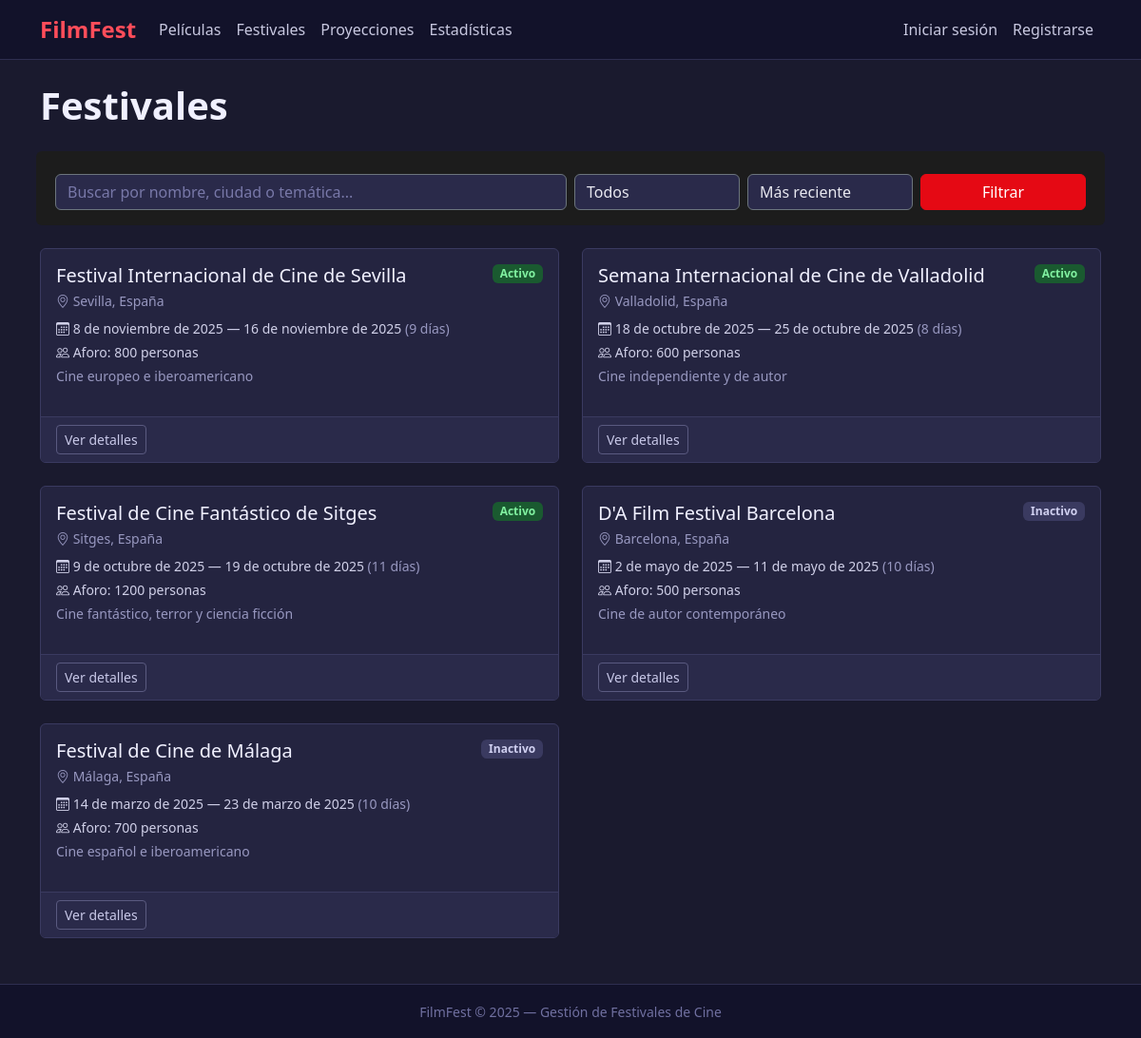
Page /festivales/ on the committed database.
### festival/models.py (models this page shows, shortened)
class Festival(models.Model):
    nombre = models.CharField(
        max_length=200,
        verbose_name='Nombre del festival'
    )
    ciudad = models.CharField(
        max_length=100,
        verbose_name='Ciudad'
    )
    pais = models.CharField(
        max_length=100,
        default='España',
        verbose_name='País'
    )
    fecha_inicio = models.DateField(
        verbose_name='Fecha de inicio'
    )
    fecha_fin = models.DateField(
        verbose_name='Fecha de fin'
    )
    tematica = models.CharField(
        max_length=200,
        verbose_name='Temática'
    )
    aforo_maximo = models.PositiveIntegerField(
        verbose_name='Aforo máximo'
    )
    descripcion = models.TextField(
        blank=True,
        verbose_name='Descripción'
    )
    activo = models.BooleanField(
        default=True,
        verbose_name='Activo'
    )
    creado_por = models.ForeignKey(
        User,
        on_delete=models.SET_NULL,
        null=True,
        related_name='festivales'
    )
    class Meta:
        verbose_name = 'Festival'
        verbose_name_plural = 'Festivales'
        ordering = ['-fecha_inicio']
    @property
    def duracion_dias(self):
        return (self.fecha_fin - self.fecha_inicio).days + 1

### festival/views.py (the view)
# urls.py: path('festivales/', views.lista_festivales, name='lista_festivales'),
def lista_festivales(request):
    festivales = Festival.objects.all()
    q = request.GET.get('q', '')
    activo = request.GET.get('activo', '')
    if q:
        festivales = festivales.filter(
            Q(nombre__icontains=q) | Q(ciudad__icontains=q) | Q(tematica__icontains=q)
        )
    if activo == '1':
        festivales = festivales.filter(activo=True)
    elif activo == '0':
        festivales = festivales.filter(activo=False)
    orden = request.GET.get('orden', '-fecha_inicio')
    festivales = festivales.order_by(orden)
    paginator = Paginator(festivales, 8)
    page_obj = paginator.get_page(request.GET.get('page'))
    return render(request, 'festival/festival_list.html', {
        'page_obj': page_obj,
        'q': q,
        'activo': activo,
    })

### festival/templates/festival/festival_list.html (shortened to what this page needs)
{% extends 'base.html' %}
{% block content %}
<div class="d-flex justify-content-between align-items-center mb-4">
    <h1 class="fw-bold">Festivales</h1>
</div>
<form method="get" class="row g-2 mb-4 p-3 rounded" style="background:#1c1c1c;">
    <div class="col-md-6">
        <input type="text" name="q" value="{{ q }}"
               class="form-control border-secondary"
               style="background:#fff; color:#222;"
               placeholder="Buscar por nombre, ciudad o temática...">
    </div>
    <div class="col-md-2">
        <select name="activo" class="form-select border-secondary" style="background:#fff; color:#222;">
            <option value="">Todos</option>
        </select>
    </div>
    <div class="col-md-2">
        <select name="orden" class="form-select border-secondary" style="background:#fff; color:#222;">
            <option value="-fecha_inicio">Más reciente</option>
        </select>
    </div>
    <div class="col-md-2">
        <button type="submit" class="btn btn-danger w-100">Filtrar</button>
    </div>
</form>
<div class="row row-cols-1 row-cols-md-2 g-4">
    {% for festival in page_obj %}
    <div class="col">
        <div class="card h-100">
            <div class="card-body">
                <div class="d-flex justify-content-between align-items-start">
                    <h5 class="card-title mb-1">{{ festival.nombre }}</h5>
                    {% if festival.activo %}
                    <span class="badge bg-success">Activo</span>
                    {% else %}
                    <span class="badge bg-secondary">Inactivo</span>
                    {% endif %}
                </div>
                <p class="text-muted small mb-2">
                    <i class="bi bi-geo-alt"></i> {{ festival.ciudad }}, {{ festival.pais }}
                </p>
                <p class="small mb-1">
                    <i class="bi bi-calendar3"></i>
                    {{ festival.fecha_inicio }} — {{ festival.fecha_fin }}
                    <span class="text-muted">({{ festival.duracion_dias }} días)</span>
                </p>
                <p class="small mb-1">
                    <i class="bi bi-people"></i> Aforo: {{ festival.aforo_maximo }} personas
                </p>
                <p class="small text-muted">{{ festival.tematica }}</p>
            </div>
            <div class="card-footer d-flex gap-2">
                <a href="{% url 'detalle_festival' festival.pk %}" class="btn btn-sm btn-outline-light">Ver detalles</a>
            </div>
        </div>
    </div>
    {% empty %}
    <div class="col-12">
        <p class="text-muted">No se han encontrado festivales con esos criterios.</p>
    </div>
    {% endfor %}
</div>
{% endblock %}

### festival/templates/base.html (style rules this page uses)
body { background-color: #1a1a2e; color: #e8e8f0; }
.card { background-color: #242440; border: 1px solid #3a3a60; color: #e8e8f0; }
.card-footer { background-color: #2a2a4a !important; border-top: 1px solid #3a3a60 !important; }
.text-muted { color: #9898c0 !important; }
h1, h2, h3, h4, h5, h6 { color: #f0f0ff; }
p, li, td, th, label { color: #d0d0e8; }
.card-title { color: #f0f0ff !important; }
.badge.bg-secondary { background-color: #3a3a60 !important; color: #d0d0f0 !important; }
.badge.bg-success { background-color: #1a5a30 !important; color: #80f0a0 !important; }
.btn-danger { background-color: #e50914; border-color: #e50914; color: #fff; }
.btn-outline-light { color: #c8c8e8; border-color: #5a5a80; }
input, select, textarea { background-color: #2a2a4a !important; color: #e8e8f0 !important; border-color: #4a4a70 !important; }
input::placeholder, textarea::placeholder { color: #7878a8 !important; }
.form-select option { background-color: #2a2a4a; color: #e8e8f0; }

### rows in the picture
Festival: nombre "Festival Internacional de Cine de Sevilla", activo "Activo", ciudad "Sevilla", pais "España", fecha_inicio "8 de noviembre de 2025", fecha_fin "16 de noviembre de 2025", duracion_dias "9", aforo_maximo "800", tematica "Cine europeo e iberoamericano"
Festival: nombre "Semana Internacional de Cine de Valladolid", activo "Activo", ciudad "Valladolid", pais "España", fecha_inicio "18 de octubre de 2025", fecha_fin "25 de octubre de 2025", duracion_dias "8", aforo_maximo "600", tematica "Cine independiente y de autor"
Festival: nombre "Festival de Cine Fantástico de Sitges", activo "Activo", ciudad "Sitges", pais "España", fecha_inicio "9 de octubre de 2025", fecha_fin "19 de octubre de 2025", duracion_dias "11", aforo_maximo "1200", tematica "Cine fantástico, terror y ciencia ficción"
Festival: nombre "D'A Film Festival Barcelona", activo "Inactivo", ciudad "Barcelona", pais "España", fecha_inicio "2 de mayo de 2025", fecha_fin "11 de mayo de 2025", duracion_dias "10", aforo_maximo "500", tematica "Cine de autor contemporáneo"
Festival: nombre "Festival de Cine de Málaga", activo "Inactivo", ciudad "Málaga", pais "España", fecha_inicio "14 de marzo de 2025", fecha_fin "23 de marzo de 2025", duracion_dias "10", aforo_maximo "700", tematica "Cine español e iberoamericano"
